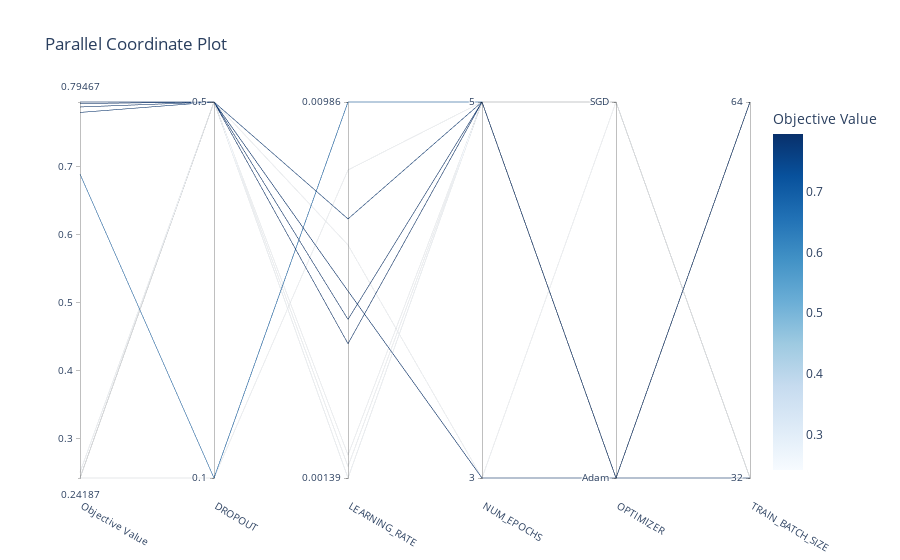

Write notebook code for a chart like this one.
### Markdown cell above
Parallel coordinate plot displays the dependence of the objective value (recall scores) with respect to the hyper parameters. 
- The highest objective value corresponds to the droput value 0.5 and with 0.1 dropout we got lower recall scores. 
- Better learning rates lie below 0.009 and above 0.001.
- As for optimizer, SGD has provided the worst scores and ADAM gave the best scores.
- Objective value using batch size 32 ad 64 are reasonably similar but the training for **batch 32 is faster compartively to batch 64**.

### Code cell
plot_parallel_coordinate(analysis_study)

### Figure 1 — Plotly figure (JSON) as saved in the notebook; plotly's stock layout.template omitted (floating-point values rounded to 4 significant figures)
{"data": [{"dimensions": [{"label": "Objective Value", "range": [0.2419, 0.7947], "values": [0.2419, 0.6887, 0.7874, 0.2419, 0.2503, 0.2419, 0.2419, 0.7925, 0.7947, 0.7793]}, {"label": "DROPOUT", "range": [0, 1], "ticktext": [0.1, 0.5], "tickvals": [0, 1], "values": [0, 0, 1, 1, 1, 1, 1, 1, 1, 1]}, {"label": "LEARNING_RATE", "range": [-2.857, -2.006], "ticktext": ["0.00139", "0.00986"], "tickvals": [-2.857, -2.006], "values": [-2.16, -2.006, -2.434, -2.33, -2.857, -2.805, -2.831, -2.498, -2.553, -2.271]}, {"label": "NUM_EPOCHS", "range": [0, 1], "ticktext": [3, 5], "tickvals": [0, 1], "values": [1, 1, 0, 0, 1, 1, 1, 1, 1, 1]}, {"label": "OPTIMIZER", "range": [0, 1], "ticktext": ["Adam", "SGD"], "tickvals": [0, 1], "values": [1, 0, 0, 1, 1, 1, 1, 0, 0, 0]}, {"label": "TRAIN_BATCH_SIZE", "range": [0, 1], "ticktext": [32, 64], "tickvals": [0, 1], "values": [0, 1, 0, 0, 0, 0, 0, 1, 1, 1]}], "labelangle": 30, "labelside": "bottom", "line": {"color": [0.2419, 0.6887, 0.7874, 0.2419, 0.2503, 0.2419, 0.2419, 0.7925, 0.7947, 0.7793], "colorbar": {"title": {"text": "Objective Value"}}, "colorscale": [[0, "rgb(247,251,255)"], [0.125, "rgb(222,235,247)"], [0.25, "rgb(198,219,239)"], [0.375, "rgb(158,202,225)"], [0.5, "rgb(107,174,214)"], [0.625, "rgb(66,146,198)"], [0.75, "rgb(33,113,181)"], [0.875, "rgb(8,81,156)"], [1, "rgb(8,48,107)"]], "reversescale": false, "showscale": true}, "type": "parcoords"}], "layout": {"autosize": true, "title": {"text": "Parallel Coordinate Plot"}}}
